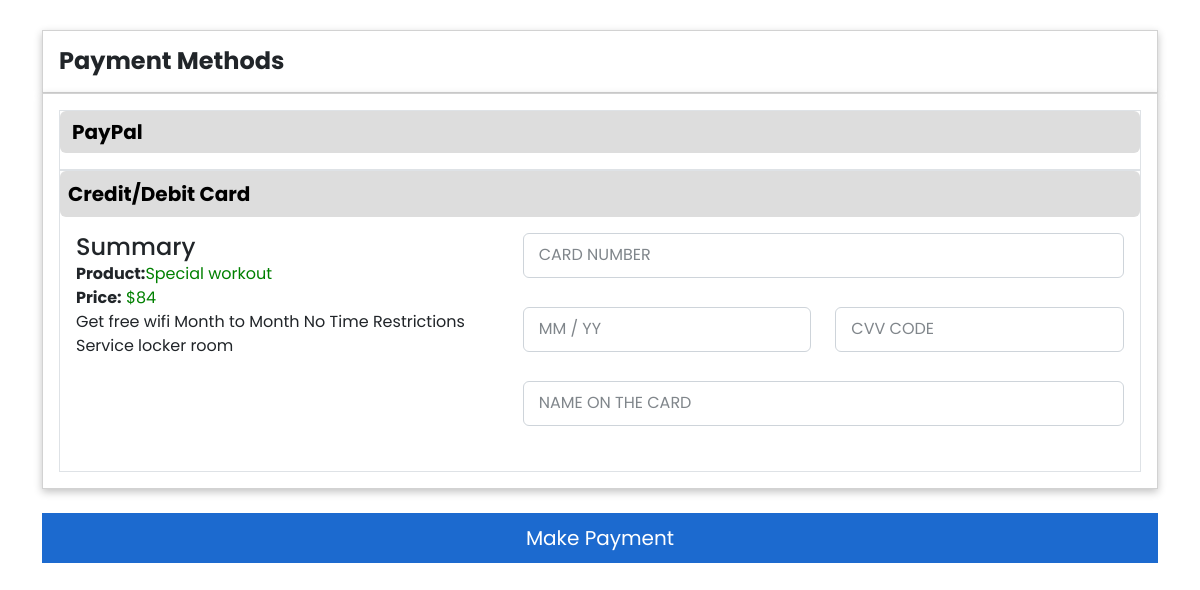
/payment.php?id=2, run on the app's committed database.
### tables this page shows
CREATE TABLE IF NOT EXISTS `packages` (
  `id` int(11) NOT NULL AUTO_INCREMENT,
  `price` int(11) NOT NULL,
  `img` text NOT NULL,
  `discription` text NOT NULL,
  `heading` text NOT NULL,
  PRIMARY KEY (`id`)
);

### payment.php (the view, shortened to what this page needs)
<!DOCTYPE html>
<html lang="en">
<head>
    <link rel="stylesheet" href="payment.css">
<link href="https://cdn.jsdelivr.net/npm/bootstrap@5.2.2/dist/css/bootstrap.min.css" rel="stylesheet">
</head>
<body>
<div class="container">
            <div class="col-12 mt-4">
                <div class="card p-3">
                    <p class="mb-0 fw-bold h4">Payment Methods</p>
                </div>
            </div>
            <div class="col-12">
                <div class="card p-3">
                    <div class="card-body border p-0">
                        <p>
                            <a class="btn btn-primary w-100 h-100 d-flex align-items-center justify-content-between"
                                data-bs-toggle="collapse" href="#collapseExample" role="button" aria-expanded="true"
                                aria-controls="collapseExample">
                                <span class="fw-bold">PayPal</span>
                            </a>
                        </p>
                    </div>
                    <div class="card-body border p-0">
                        <p>
                            <a class="btn btn-primary p-2 w-100 h-100 d-flex align-items-center justify-content-between"
                                data-bs-toggle="collapse" href="#collapseExample" role="button" aria-expanded="true"
                                aria-controls="collapseExample">
                                <span class="fw-bold">Credit/Debit Card</span>
                            </a>
                        </p>
                        <div class="collapse show p-3 pt-0" id="collapseExample">
                            <div class="row">
                                <div class="col-lg-5 mb-lg-0 mb-3">
                                    <?php
                                    $con=new mysqli("localhost","root","","fitness");
                                    if($con==true)
                                    {
                                        $q="SELECT * FROM packages where id=$_GET[id]";
                                        $t=mysqli_query($con,$q);
                                        if($t->num_rows>0)
                                        {
                                            while($row = $t->fetch_assoc()) {
                                                echo"<p class='h4 mb-0'>Summary</p>
                                                <p class='mb-0'><span class='fw-bold'>Product:</span><span class='c-green'>". $row["heading"]."</span>
                                                </p>
                                                <p class='mb-0'>
                                                    <span class='fw-bold'>Price:</span>
                                                    <span class='c-green'>$".$row["price"]."</span>
                                                </p>
                                                <p class='mb-0'>".$row["discription"]."</p>";
                                            }
                                        }
                                        else
                                        {
                                            echo "query prob";
                                        }
                                    }
                                    else
                                    {
                                        echo "connection problem";
                                    }
                                     ?>
                                </div>
                                <div class="col-lg-7">
                                    <form action="#" method=post class="form">
                                        <div class="row">
                                            <div class="col-12">
                                                <div class="form__div">
                                                    <input type="text" class="form-control" placeholder=" " name=t1>
                                                    <label for="" class="form__label">Card Number</label>
                                                </div>
                                            </div>
                                            <div class="col-6">
                                                <div class="form__div">
                                                    <input type="text" class="form-control" placeholder=" " name=t2>
                                                    <label for="" class="form__label">MM / yy</label>
                                                </div>
                                            </div>
                                            <div class="col-6">
                                                <div class="form__div">
                                                    <input type="password" class="form-control" placeholder=" " name=t3>
                                                    <label for="" class="form__label">cvv code</label>
                                                </div>
                                            </div>
                                            <div class="col-12">
                                                <div class="form__div">
                                                    <input type="text" class="form-control" placeholder=" " name=t4>
                                                    <label for="" class="form__label">name on the card</label>
                                                </div>
                                            </div>
                                        </div>
                                </div>
                            </div>
                        </div>
                    </div>
                </div>
            </div>
            <div class="col-12">
                <input type=submit class="btn btn-primary payment" value="Make Payment" name=b1 >
            </div>
        </div>
</body>
</html>

### payment.css (style rules this page uses)
* { margin: 0; padding: 0; box-sizing: border-box; font-family: 'Poppins', sans-serif }
.container { margin: 30px auto; }
.container .card { width: 100%; box-shadow: rgba(0, 0, 0, 0.24) 0px 3px 8px; background: #fff; border-radius: 0px; }
body { background: #eee }
.btn.btn-primary { background-color: #ddd; color: black; box-shadow: none; border: none; font-size: 20px; width: 100%; height: 100%; }
.c-green { color: green; }
.btn.btn-primary.payment { background-color: #1c6acf; color: white; border-radius: 0px; height: 50px; display: flex; align-items: center; justify-content: center; margin-top: 24px; }
.form__div { height: 50px; position: relative; margin-bottom: 24px; }
.form-control { width: 100%; height: 45px; font-size: 14px; border: 1px solid #DADCE0; border-radius: 0; outline: none; padding: 2px; background: none; z-index: 1; box-shadow: none; }
.form__label { position: absolute; left: 16px; top: 10px; background-color: #fff; color: #80868B; font-size: 16px; transition: .3s; text-transform: uppercase; }

### data on the page
packages: heading "Special workout", price "84", discription "Get free wifi Month to Month No Time Restrictions Service locker room"
